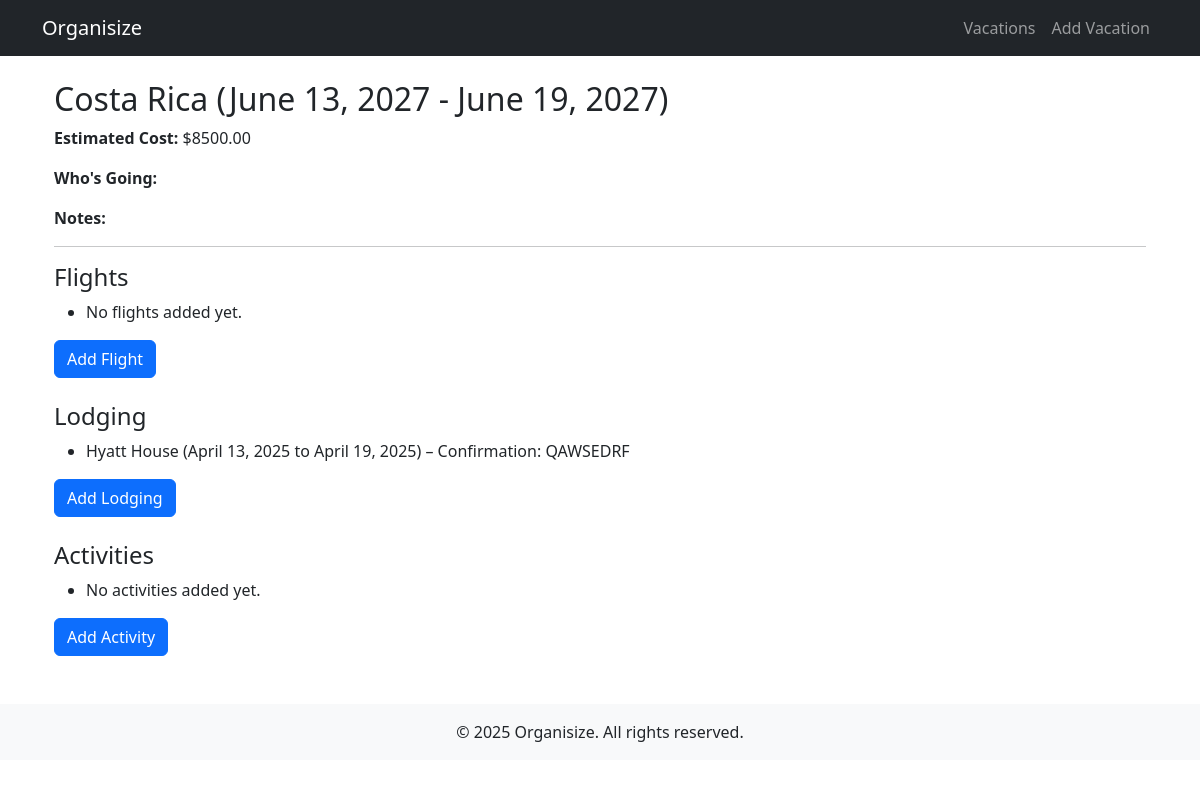
Screenshot of /vacations/6/ with the database file from the repository.
### planner/models.py (models this page shows, shortened)
class VacationPlan(models.Model):
    TRIP_TYPE_CHOICES = [
        ("planned", "Planned"),
        ("booked", "Booked"),
    ]
    title = models.CharField(max_length=200)
    destination = models.CharField(max_length=200)
    start_date = models.DateField()
    end_date = models.DateField()
    trip_type = models.CharField(
        max_length=10, choices=TRIP_TYPE_CHOICES, default="planned"
    )
    estimated_cost = models.DecimalField(
        max_digits=10, decimal_places=2, null=True, blank=True
    )
    actual_cost = models.DecimalField(
        max_digits=10, decimal_places=2, null=True, blank=True
    )
    whos_going = models.TextField(blank=True)
    notes = models.TextField(default="", blank=True)

class Lodging(models.Model):
    vacation = models.ForeignKey(
        VacationPlan, on_delete=models.CASCADE, related_name="lodgings"
    )
    confirmation = models.CharField(max_length=100)
    name = models.CharField(max_length=200)
    check_in = models.DateField()
    check_out = models.DateField()

### planner/views.py (the view)
# urls.py: path("vacations/<int:pk>/", views.vacation_detail, name="vacation_detail"),
def vacation_detail(request, pk):
    vacation = get_object_or_404(VacationPlan, pk=pk)
    flights = Flight.objects.filter(vacation=vacation)
    lodgings = Lodging.objects.filter(vacation=vacation)
    activities = Activity.objects.filter(vacation=vacation)
    flight_form = FlightForm()
    lodging_form = LodgingForm()
    activity_form = ActivityForm()
    return render(
        request,
        "planner/vacation_detail.html",
        {
            "vacation": vacation,
            "flight_form": flight_form,
            "lodging_form": lodging_form,
            "activity_form": activity_form,
            "flights": flights,
            "lodgings": lodgings,
            "activities": activities,
        },
    )

### planner/templates/planner/vacation_detail.html (shortened to what this page needs)
{% extends 'base.html' %}
{% load static %}
{% block content %}
<div class="container mt-4">
    <h2>{{ vacation.destination }} ({{ vacation.start_date }} - {{ vacation.end_date }})</h2>
    <p><strong>Estimated Cost:</strong> ${{ vacation.estimated_cost }}</p>
    <p><strong>Who's Going:</strong> {{ vacation.whos_going }}</p>
    <p><strong>Notes:</strong> {{ vacation.notes }}</p>
    <hr>
    <h4>Flights</h4>
    <ul>
        {% for flight in vacation.flights.all %}
        <li>
            {{ flight.airline }} – {{ flight.departure_airport }} to {{ flight.arrival_airport }}
            ({{ flight.departure_time|date:"F j, Y, g:i a" }} - {{ flight.arrival_time|date:"F j, Y, g:i a" }})
        </li>
        {% empty %}
        <li>No flights added yet.</li>
        {% endfor %}
    </ul>
    <button class="btn btn-primary" data-bs-toggle="modal" data-bs-target="#flightModal">Add Flight</button>
    <h4 class="mt-4">Lodging</h4>
    <ul>
        {% for lodging in vacation.lodgings.all %}
        <li>
            {{ lodging.name }} ({{ lodging.check_in|date:"F j, Y" }} to {{ lodging.check_out|date:"F j, Y" }})
            – Confirmation: {{ lodging.confirmation }}
        </li>
        {% empty %}
        <li>No lodging added yet.</li>
        {% endfor %}
    </ul>
    <button class="btn btn-primary" data-bs-toggle="modal" data-bs-target="#lodgingModal">Add Lodging</button>
    <h4 class="mt-4">Activities</h4>
    <ul>
        {% for activity in vacation.activities.all %}
        <li>{{ activity.name }} on {{ activity.date }} at {{ activity.start_time }}</li>
        {% empty %}
        <li>No activities added yet.</li>
        {% endfor %}
    </ul>
    <button class="btn btn-primary" data-bs-toggle="modal" data-bs-target="#activityModal">Add Activity</button>
</div>
{% endblock %}

### rows the page displays
VacationPlan: destination "Costa Rica", start_date "June 13, 2027", end_date "June 19, 2027", estimated_cost "8500.00"
Lodging: name "Hyatt House", check_in "April 13, 2025", check_out "April 19, 2025", confirmation "QAWSEDRF"

### other values shown
{{ year|default:"2025" }} "2025"
